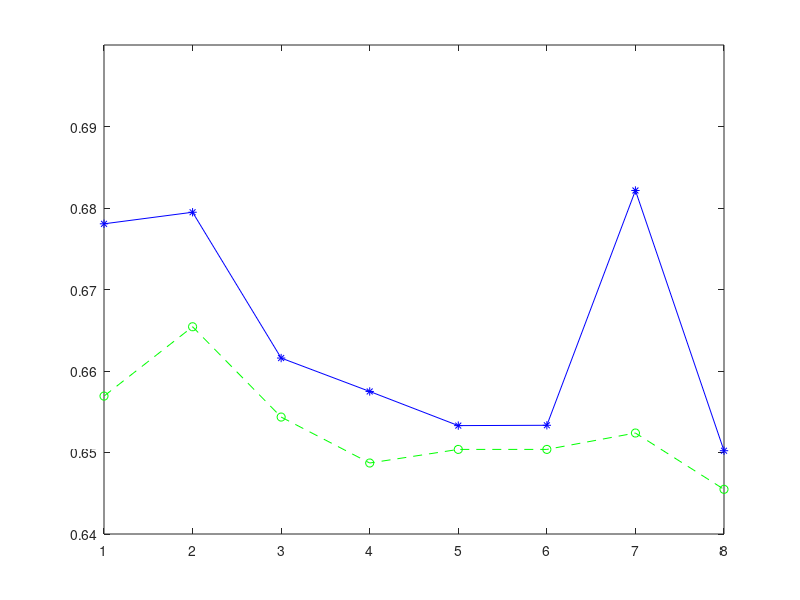

This chart was generated by the following MATLAB code: (Note: this script raises an error after producing the figure.)
data_x = [1 2 3 4 5 6 7 8];
data_y1 = [0.65692 0.66543 0.65435 0.64871 0.65038 0.65038 0.65239 0.64548];
data_y2 = [0.67806 0.67948 0.66159 0.65749 0.6533 0.65334 0.68215 0.65022];

fig = figure; % Create new figure
p = plot(data_x,data_y1,'g--o',data_x,data_y2,'b-*');
ylim([0.64 0.70]);
%grid on
%h = hline(0.66083, 'r', 'BL1');
h = hline(0.66083, 'r:', 'BL1');
legend('No Rank', 'Rank', 'Location', 'north');
xticklabel_rotate([1 2 3 4 5 6 7 8], 90, {'H-VC', 'H-CFC', 'HV-VC', 'HV-CFC', 'V-VC', 'V-CFC', 'VH-VC', 'VH-CFC'}, 'Fontsize',8);

labels1 = {'NB', 'NB', 'NB', 'NB', 'NB', 'NB', 'NB', 'NB'};
text(data_x, data_y1, labels1, 'VerticalAlignment','top','HorizontalAlignment','left', 'FontSize', 8);
%hText1 = text(data_x, data_y1, labels1, 'FontSize', 8);
%set(hText1, 'Rotation', 90, 'VerticalAlignment','top','HorizontalAlignment','left');

labels2 = {'NB(R2-1)', 'NB(R4-3)', 'NB(R1-3)', 'NB(R2-3)', 'NB(R3-3)', 'NB(R3-3)', 'SVM(R2)', 'NB(R2)'};
hText2 = text(data_x, data_y2, labels2, 'FontSize', 8);
set(hText2, 'Rotation', 90, 'VerticalAlignment','top','HorizontalAlignment','left');
 
title({'Comparison of the high scored models with baseline', 'and w/o rank on MIMIC-II Senior(V) Dataset'}, 'FontSize',12,'FontWeight','bold');
ylabel('Fwa score','FontSize',11,'FontWeight','bold');
xlabel('Ensemble Models','FontSize',11,'FontWeight','bold');

set(fig, 'Units', 'Inches');
pos = get(fig, 'Position');
set(fig, 'PaperPositionMode', 'Auto', 'PaperUnits', 'Inches', 'PaperSize', [pos(3), pos(4)]);
print(fig, 'mimic2_seniork1v_high_score', '-dpdf', '-r0');
 %print(fig, 'mimic2_seniork1v_high_score', '-dpng');
